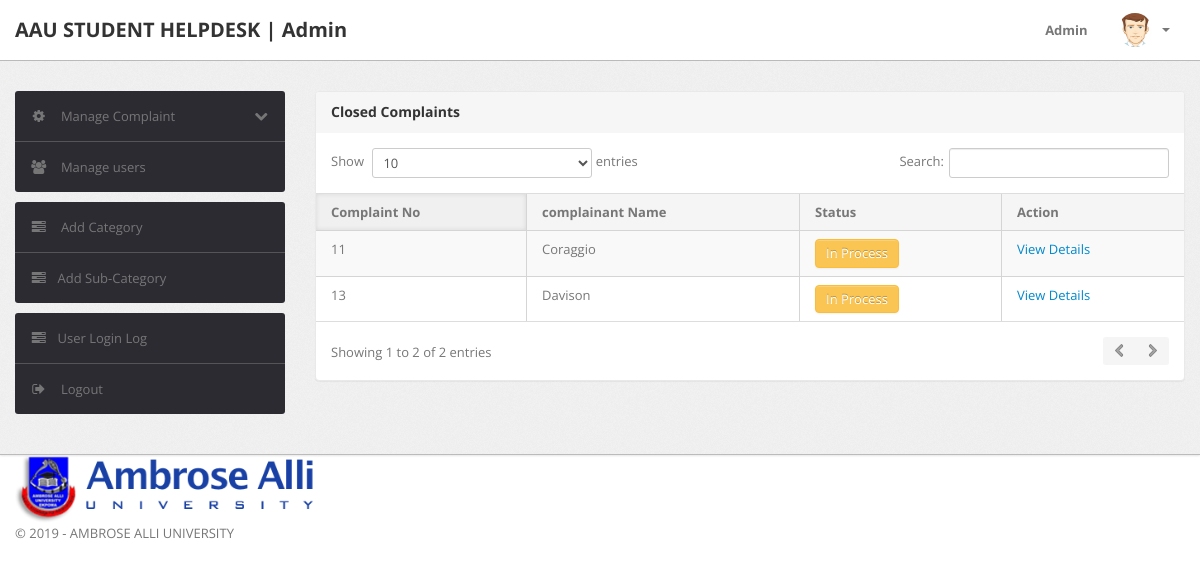
The page /admin/inprocess-complaint.php (signed in) on the database its author committed.
### tables this page shows
CREATE TABLE IF NOT EXISTS `tblcomplaints` (
  `complaintNumber` int(11) NOT NULL AUTO_INCREMENT,
  `userId` int(11) NOT NULL,
  `category` int(11) NOT NULL,
  `subcategory` varchar(255) NOT NULL,
  `complaintDetails` mediumtext NOT NULL,
  `complaintFile` varchar(255) DEFAULT NULL,
  `status` varchar(50) DEFAULT NULL,
  `lastUpdationDate` timestamp NULL DEFAULT '0000-00-00 00:00:00' ON UPDATE CURRENT_TIMESTAMP,
  PRIMARY KEY (`complaintNumber`)
);

CREATE TABLE IF NOT EXISTS `users` (
  `id` int(11) NOT NULL AUTO_INCREMENT,
  `fullName` varchar(255) DEFAULT NULL,
  `userEmail` varchar(255) DEFAULT NULL,
  `password` varchar(255) DEFAULT NULL,
  `contactNo` bigint(11) DEFAULT NULL,
  `address` tinytext,
  `State` varchar(255) DEFAULT NULL,
  `country` varchar(255) DEFAULT NULL,
  `pincode` int(6) DEFAULT NULL,
  `userImage` varchar(255) DEFAULT NULL,
  `updationDate` timestamp NULL DEFAULT '0000-00-00 00:00:00' ON UPDATE CURRENT_TIMESTAMP,
  `status` int(1) DEFAULT NULL,
  PRIMARY KEY (`id`)
);

### admin/inprocess-complaint.php (the view, shortened to what this page needs)
<?php
include('include/config.php');
include('../users/favicon.php');
if(strlen($_SESSION['alogin'])==0)
	{
header('location:index.php');
}
else{
?>
<!DOCTYPE html>
<html lang="en">
<head>
	<link type="text/css" href="bootstrap/css/bootstrap.min.css" rel="stylesheet">
	<link type="text/css" href="bootstrap/css/bootstrap-responsive.min.css" rel="stylesheet">
	<link type="text/css" href="css/theme.css" rel="stylesheet">
	<link type="text/css" href="images/icons/css/font-awesome.css" rel="stylesheet">
</head>
<body>
<?php include('include/header.php');?>
	<div class="wrapper">
		<div class="container">
			<div class="row">
<?php include('include/sidebar.php');?>
			<div class="span9">
					<div class="content">
	<div class="module">
							<div class="module-head">
								<h3>Closed Complaints</h3>
							</div>
							<div class="module-body table">
								<table cellpadding="0" cellspacing="0" border="0" class="datatable-1 table table-bordered table-striped	 display" >
									<thead>
										<tr>
											<th>Complaint No</th>
											<th> complainant Name</th>
											<th>Status</th>
											<th>Action</th>
										</tr>
									</thead>
<tbody>
<?php
$st='in process';
$query=mysqli_query($con,"select tblcomplaints.*,users.fullName as name from tblcomplaints join users on users.id=tblcomplaints.userId where tblcomplaints.status='$st'");
while($row=mysqli_fetch_array($query))
{
?>
										<tr>
											<td><?php echo htmlentities($row['complaintNumber']);?></td>
											<td><?php echo htmlentities($row['name']);?></td>
											<td><button type="button" class="btn btn-warning">In Process</button></td>
											<td>   <a href="complaint-details.php?cid=<?php echo htmlentities($row['complaintNumber']);?>"> View Details</a>
											</td>
											</tr>
										<?php  } ?>
										</tbody>
								</table>
							</div>
						</div>
					</div>
				</div>
			</div>
		</div>
	</div>
<?php include('include/footer.php');?>
</body>
<?php } ?>

### rows shown on the page
tblcomplaints: complaintNumber "11", userId.fullName "Coraggio"
tblcomplaints: complaintNumber "13", userId.fullName "Davison"
